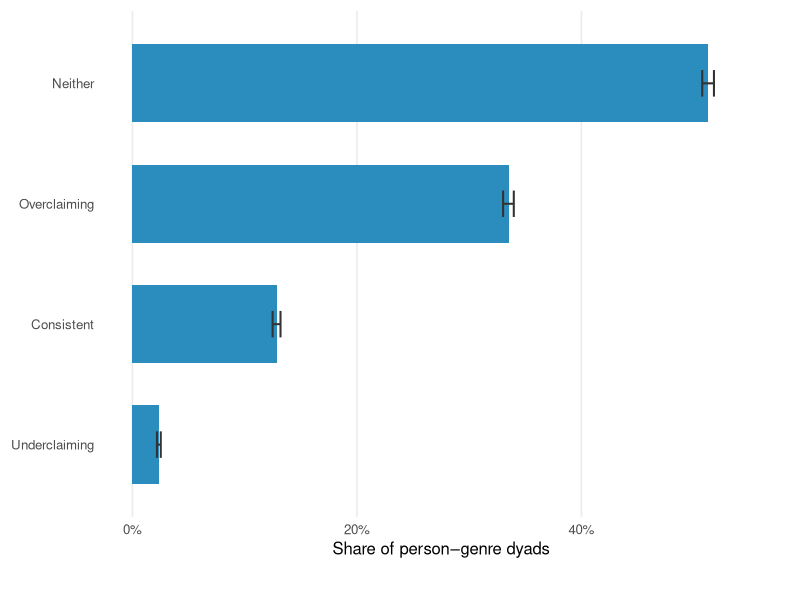
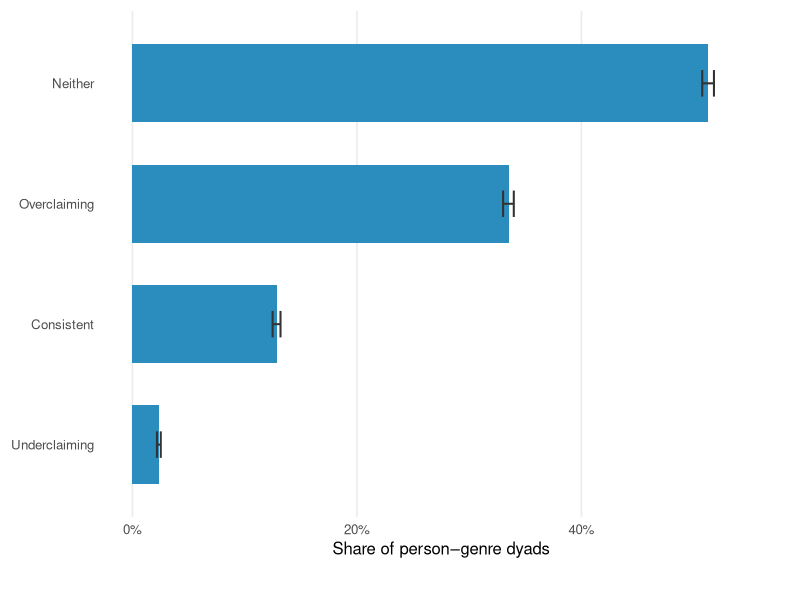

These charts were generated, in order, by the following R code:
#' @title Covariate-Averaged Prevalence of the Four Engagement States
#' @description Reads the posterior prevalences computed from the M1 v2 fit by
#'   check_state_prevalences.R (posterior_epred averaged over all 28,655
#'   person-genre dyads, 2,000 thinned draws) and plots each state's posterior
#'   mean as a horizontal bar with its 95% credible interval. No fit is loaded; rebuilds in seconds.
#'
#'   The intervals are posterior uncertainty only (parameters plus random
#'   effects), not sampling variability for the population the respondents came
#'   from. The caption should say so, along with the fact that the estimates
#'   reproduce the raw shares to within a tenth of a percentage point.
#'
#'   Output: Plots/fig1_state_prevalences.png

library(ggplot2)
library(dplyr)
library(readr)
library(scales)

d <- read_csv("cache/state_prevalences_marginal_m1.csv", show_col_types = FALSE)

# Model factor levels mapped to the paper's plain terms; ordered by prevalence
# Levels are ordered smallest to largest so the plot runs Neither at the top
d <- d |>
  mutate(state = factor(state,
                        levels = c("ListenOnly", "Both", "LikeOnly", "Neither"),
                        labels = c("Underclaiming", "Consistent", "Overclaiming", "Neither")))

p <- d |>
  ggplot(aes(y = state, x = posterior_mean)) +
  geom_col(aes(x = posterior_mean), fill = "#2b8cbe", width = 0.65) +
  geom_errorbar(aes(xmin = ci_low, xmax = ci_high), orientation = "y", width = 0.22,
                colour = "grey20", linewidth = 0.7) +
  scale_x_continuous(labels = percent_format(accuracy = 1),
                     limits = c(0, 0.55)) +
  labs(x = "Share of person–genre dyads", y = NULL) +
  theme_minimal(base_size = 12) +
  theme(panel.grid.minor = element_blank(),
        panel.grid.major.y = element_blank(),
        plot.margin = margin(8, 14, 30, 8))

ggsave("Plots/fig1_state_prevalences.png", plot = p, width = 6.5, height = 3.6, dpi = 300)
p
